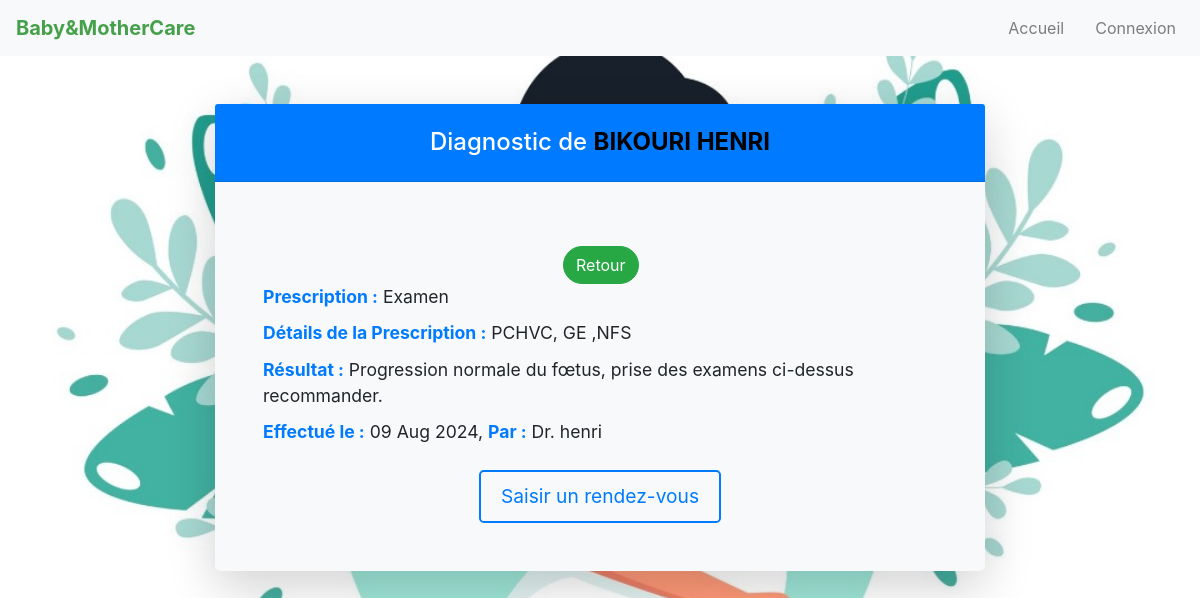
The app's page /diagnostic/3/ with its own data.
### app/models.py (models this page shows, shortened)
class Diagnostic(models.Model):
    patient = models.ForeignKey(Patient, on_delete=models.CASCADE)
    date_diagnostic = models.DateField(default=timezone.now)
    resultat = models.TextField()
    PRESCRIPTION_CHOICES = [
        ('Examen', 'Examen'),
        ('Medicament', 'Médicament'),
    ]
    prescription = models.CharField(max_length=10, choices=PRESCRIPTION_CHOICES)
    details = models.CharField(max_length=200)
    nom_docteur= models.CharField(max_length=200)

class Patient(models.Model):
    user = models.OneToOneField(User, on_delete=models.CASCADE, primary_key=True)
    centre_de_sante = models.ForeignKey(CentreDeSante, on_delete=models.CASCADE)
    numero_telephone = models.CharField(max_length=15)
    adresse = models.CharField(max_length=255)
    photo_profil = models.ImageField(upload_to='photos_profil/', blank=True, null=True)

class User(AbstractUser):
    is_doctor=models.BooleanField(default=False)
    is_agent=models.BooleanField(default=False)
    is_patient=models.BooleanField(default=True)

### app/views.py (the view)
# urls.py: path('diagnostic/<int:diagnostic_id>/', visualiser_diagnostic, name='visualiser_diagnostic'),
def visualiser_diagnostic(request, diagnostic_id):
    diagnostic = get_object_or_404(Diagnostic, id=diagnostic_id)
    patient = diagnostic.patient  # On récupère la patiente associée au diagnostic
    context = {
        'diagnostic': diagnostic,
        'patient': patient,
    }
    return render(request, 'visualiser_diagnostic.html', context)

### templates/visualiser_diagnostic.html (shortened to what this page needs)
{% extends 'base.html' %}
{% block content %}
<div class="container mt-5">
    <div class="card shadow-lg border-0 rounded-lg">
        <div class="card-header bg-primary text-white text-center py-4">
            <h3 class="card-title mb-0">Diagnostic de <strong style="color: black;">{{ diagnostic.patient.user.last_name }} {{ diagnostic.patient.user.first_name }}</strong></h3>
        </div>
        <div class="card-body p-5">
            <a href="{% url 'consulter_historique' %}" class="btn btn-outline-success mt-3 me-3 btn-lift"
            style="border-radius: 50px; background-color: #28a745; color: white; margin-left: 300px;">Retour</a>
            <p><strong class="text-primary">Prescription :</strong> {{ diagnostic.prescription }}</p>
            <p><strong class="text-primary">Détails de la Prescription :</strong> {{ diagnostic.details }}</p>
            <p><strong class="text-primary">Résultat :</strong> {{ diagnostic.resultat }}</p>
            <p><strong class="text-primary">Effectué le :</strong> {{ diagnostic.date_diagnostic|date:"d M Y" }}, <strong style="color: #007bff;">Par :</strong> {{ diagnostic.nom_docteur }}</p>
            <div class="text-center mt-4">
                <a href="{% url 'saisir_rendezvous' patient.pk %}" class="btn btn-outline-primary btn-lg">Saisir un rendez-vous</a>
            </div>
        </div>
    </div>
</div>
{% endblock %}

### templates/visualiser_diagnostic.html (style rules this page uses)
.container { max-width: 800px; margin: auto; }
.card { background-color: #f8f9fa; }
.card-header { background-color: #007bff; color: #fff; }
.card-title { font-size: 1.5rem; }
.card-body p { font-size: 1.1rem; margin-bottom: 10px; }
.btn-outline-primary { border-width: 2px; }
.btn-lg { padding: 10px 20px; font-size: 1.2rem; }

### records on screen
Diagnostic: patient.user.last_name "BIKOURI", patient.user.first_name "HENRI", prescription "Examen", details "PCHVC, GE ,NFS", resultat "Progression normale du fœtus, prise des examens ci-dessus recommander.", date_diagnostic "09 Aug 2024", nom_docteur "Dr. henri"
